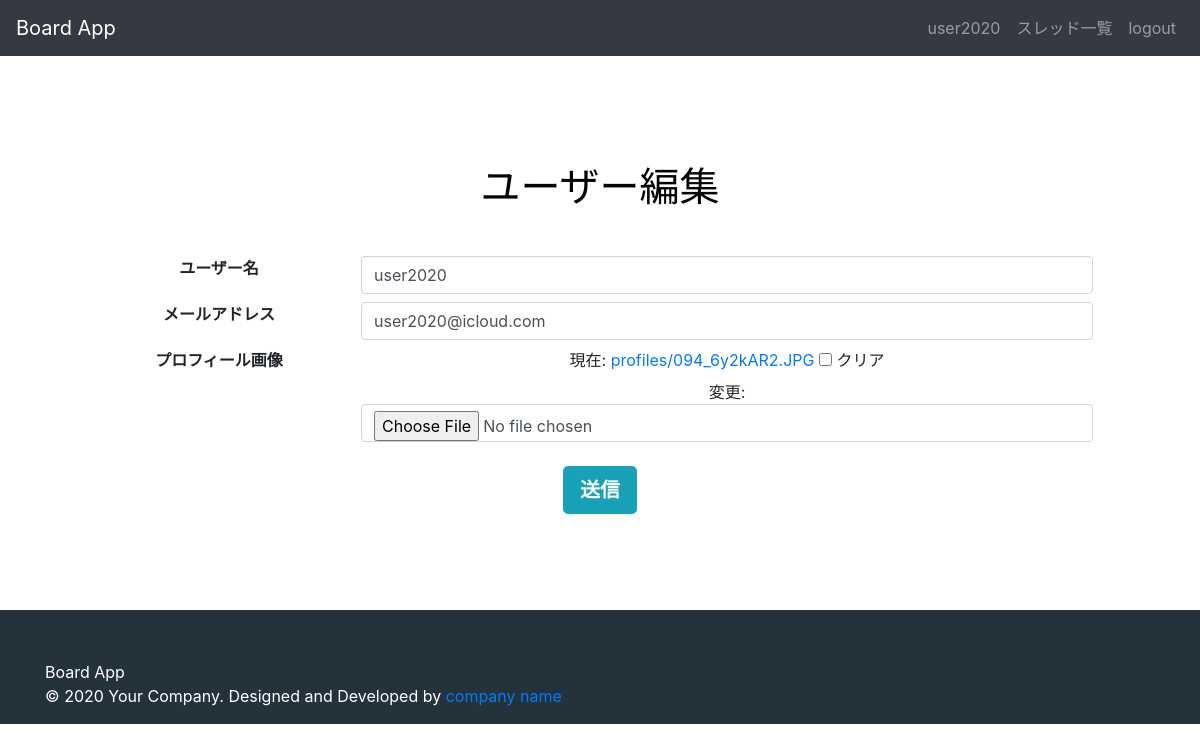
The page /DjangoApp1/board/users/12/update/ (signed in) on the database as committed earlier.
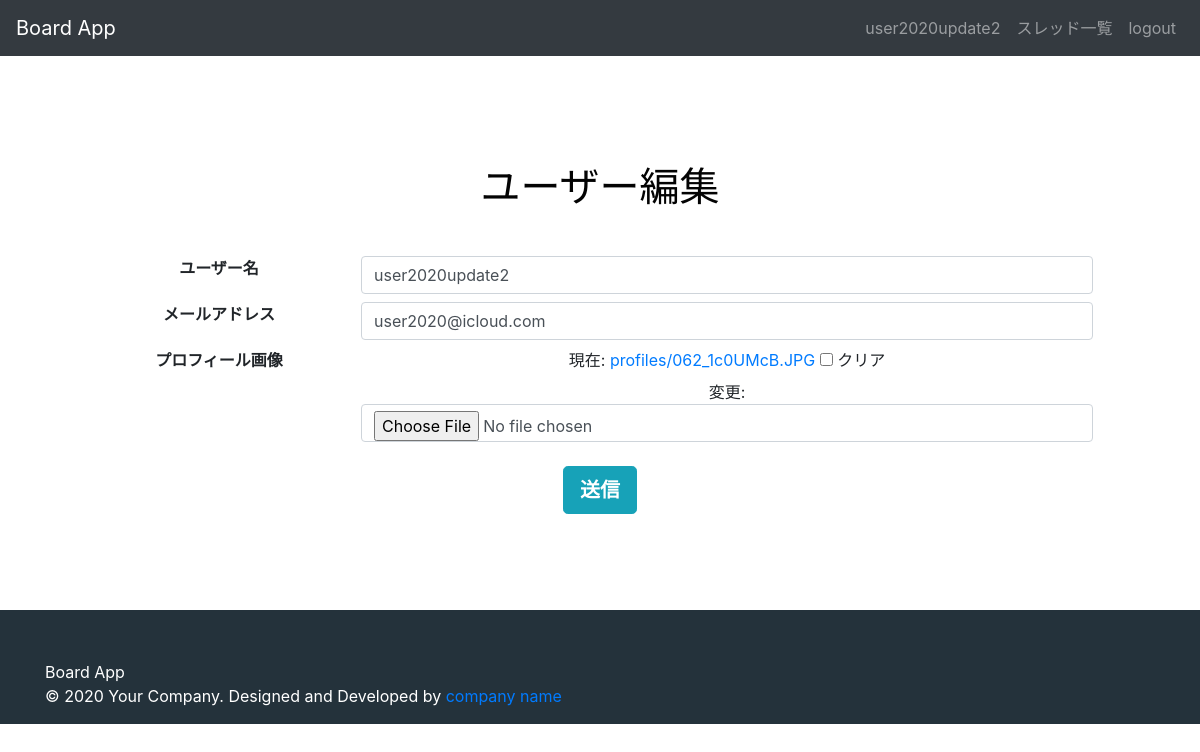
The same page on the database as committed later.
### board/models.py (models this page shows, shortened)
class User(AbstractBaseUser, PermissionsMixin):
    class Meta:
        verbose_name = 'ユーザ'
        verbose_name_plural = 'ユーザ'
    email = models.EmailField('メールアドレス', max_length=150, null = False, blank=False, unique = True)
    name = models.CharField('名前', max_length=150, null = False, blank=False)
    picture = models.ImageField(verbose_name = 'プロフィール画像', upload_to='profiles/', blank=True, null=True)
    is_staff = models.BooleanField(
        '管理者',
        default=False,
        help_text=_(
            'Designates whether the user can log into this admin site.'),
    )
    is_active = models.BooleanField(
        '有効',
        default=True,
        help_text=_(
            'Designates whether this user should be treated as active. '
            'Unselect this instead of deleting accounts.'
        ),
    )
    date_joined = models.DateTimeField(_('date joined'), default=timezone.now)
    objects = MyUserManager()
    EMAIL_FIELD = 'email'
    USERNAME_FIELD = 'email'
    REQUIRED_FIELDS = ['name',]

### board/views.py (the view, shortened to what this page needs)
# urls.py: path("users/<int:pk>/update/", views.UserUpdateView.as_view(), name="user_update"),
class UserUpdateView(OnlyUserMixin, generic.UpdateView):
    model = User
    template_name = "board/user_update.html"
    form_class = UserForm

### board/forms.py
class UserForm(forms.ModelForm):
    class Meta:
        model = User
        fields = ("name", "email", "picture")
    def __init__(self, *args, **kwargs):
        super().__init__(*args, **kwargs)
        for field in self.fields.values():
            field.widget.attrs['class'] = 'form-control'

### board/mixins.py (called while the page is built)
    def test_func(self):
        user = self.request.user
        return user.pk == self.kwargs['pk']

### templates/board/user_update.html (shortened to what this page needs)
{% extends "board/base.html" %}
{% block content %}
<div class="container-fluid">
    <div class="container">
        <div class="jumbotron">
            <h1>ユーザー編集</h1>
            <form method="post" enctype="multipart/form-data" action="">
                <dl class="row">
                    <dt class="col-sm-3">ユーザー名</dt>
                    <dd class="col-sm-9">{{ form.name }}</dd>
                    <dt class="col-sm-3">メールアドレス</dt>
                    <dd class="col-sm-9">{{ form.email }}</dd>
                    <dt class="col-sm-3">プロフィール画像</dt>
                    <dd class="col-sm-9">{{ form.picture }}</dd>
                </dl>
                <button type="submit" class="btn btn-info btn-lg">送信</button>
            </form>
        </div>
    </div>
</div>
{% endblock content %}

### templates/board/base.html (shortened to what this page needs)
{% load i18n static %}
<!DOCTYPE html>{% get_current_language as LANGUAGE_CODE %}
<html lang="{{ LANGUAGE_CODE|default:"ja" }}">
<head>
    <link rel="stylesheet" href="{% static 'board/css/bootstrap.min.css' %}">
    <link rel="stylesheet" href="{% static 'board/css/style.css' %}">
</head>
<body>
    <header>
        <nav class="navbar navbar-expand-lg fixed-top navbar-dark bg-dark">
            {% if request.user.is_authenticated %}
            <a class="navbar-brand app-name" href="{% url 'board:thread_list' %}">Board App</a>
            {% else %}
            <a class="navbar-brand app-name" href="{% url 'board:lp' %}">Board App</a>
            {% endif %}
            <div class="collapse navbar-collapse" id="navbarSupportedContent">
                <ul class="navbar-nav">
                    {% if request.user.is_authenticated %}
                    <li class="nav-item">
                        <a class="nav-link"
                            href="{% url 'board:user_detail' request.user.pk %}">{{ request.user.name }}</a>
                    </li>
                    <li class="nav-item">
                        <a class="nav-link" href="{% url 'board:thread_list' %}">スレッド一覧</a>
                    </li>
                    <li class="nav-item">
                        <a class="nav-link" href="{% url 'board:logout' %}">logout</a>
                    </li>
                    {% endif %}
                </ul>
            </div>
        </nav>
    </header>
    <div class="container">
        {% block content %}{% endblock %}
    </div>
    <footer>
        <div class="container">
            <div class="row">
                <div class="col-md-8">
                    <a class="text-white" href="{% url 'board:lp' %}">Board App</a>
                    <p>© 2020 Your Company. Designed and Developed by <a target="_blank" href="#">company name</a></p>
                </div>
            </div>
        </div>
    </footer>
</body>
</html>

Rows that differ between the two databases and show on the page:
changed User "user2020@icloud.com": user.name "user2020" → "user2020update2"; name "user2020" → "user2020update2"
Other text that changed with them:
text no longer shown: "現在: profiles/094_6y2kAR2.JPG クリア 変更:"
text now shown: "現在: profiles/062_1c0UMcB.JPG クリア 変更:"
